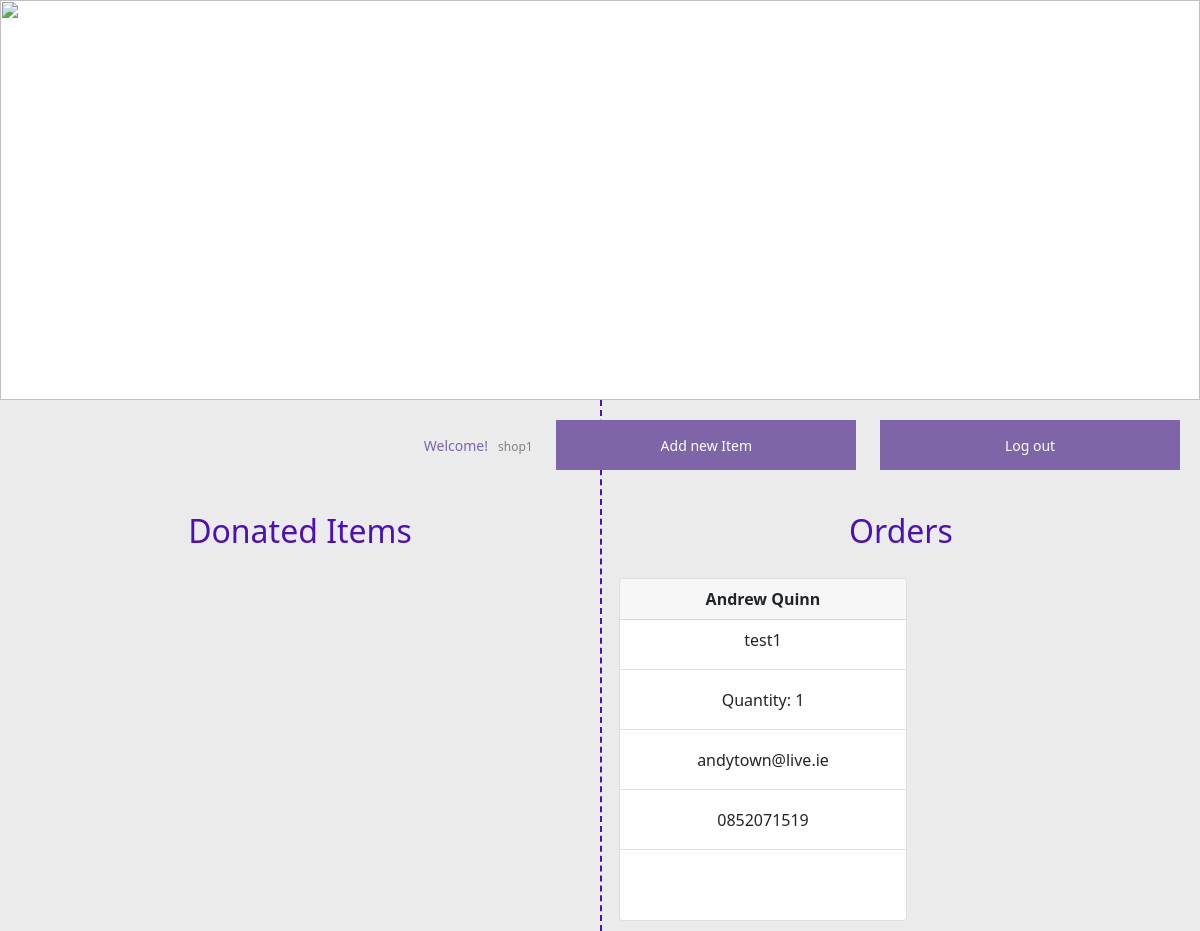
The page /list/item/shop1 on the database its author committed.
### app.py (models this page shows, shortened)
class orders(db.Model):  # username of owner's food that's unique.
    id = db.Column(db.Integer, primary_key=True)
    username = db.Column(db.String(80), nullable=False)
    fullname = db.Column(db.String(120), nullable=False)
    email = db.Column(db.String(100), nullable=False)
    location = db.Column(db.String(200), nullable=False)
    contact = db.Column(db.String(20), nullable=False)
    fooditemid = db.Column(db.Integer, nullable=False)
    quantityoffood = db.Column(db.String(1000), nullable=False)

class deletedfooditems(db.Model):
    id = db.Column(db.Integer, primary_key=True)
    username = db.Column(db.String(80), nullable=False)
    itemName = db.Column(db.String(120), nullable=False)
    expDay = db.Column(db.Integer, nullable=False)
    expMonth = db.Column(db.Integer, nullable=False)
    expYear = db.Column(db.Integer, nullable=False)
    qx = db.Column(db.Integer, nullable=False)

### app.py (the view)
@app.route('/list/item/<username>')
def listitem(username):
    items = {}
    items = fooditem.query.filter_by(username=username).all()
    order = orders.query.filter_by(username=username).all()
    if len(items) == 0:
        items = deletedfooditems.query.filter_by(username=username).all()
    obj = {}
    for item in order:
        try:
            value = fooditem.query.filter_by(
                id=item.fooditemid).first().itemName
        except:
            value = deletedfooditems.query.filter_by(
                id=item.fooditemid).first().itemName
        obj[item.fooditemid] = value
    return render_template("item-list-store.html", usrname=username, items=items, orders=order, foodnames=obj)

### templates/item-list-store.html (shortened to what this page needs)
{% extends 'base.html' %}
{% block body %}
<div class="header-container">
    <img src="/static/images/header.jpg" height="400px" width="100%" alt="">
    <div id="username">Welcome!<label id="usrname">{{usrname}}</label>
        <button class="filledbtn" id="newitembtn">Add new Item</button>
        <button class="filledbtn" id="logOutBtn">Log out</button>
    </div>
</div>
<div class="container-fluid" style="background-color:rgb(235, 235, 235);">
    <div class="row">
        <div class="col-md-6">
            <div class="row mt-5">
                <h2 class="text-center pt-3 mt-5" style="color: rgb(75, 17, 182);">Donated Items</h2>
            </div>
        </div>
        <div class="col-md-6" style="border-left: 2px dashed rgb(75, 17, 182);">
            <div class="row mt-5">
                <h2 class="text-center pt-3 mt-5" style="color: rgb(75, 17, 182);">Orders</h2>
                {% for item in orders %}
                <div class="col-md-6 text-center">
                    <div class="card" style="width: 18rem; margin: 20px 5px 10px 5px;">
                        <div class="card-header">
                            <strong>{{item.fullname}}</strong>
                        </div>
                        <ul class="list-group list-group-flush">
                            <li class="list-group-item"> {{foodnames[item.fooditemid]}}</li>
                            <li class="list-group-item">Quantity: {{item.quantityoffood}}</li>
                            <li class="list-group-item">{{item.email}}</li>
                            <li class="list-group-item">{{item.contact}}</li>
                            <li class="list-group-item">{{item.location}}</li>
                        </ul>
                    </div>
                </div>
                {% endfor %}
            </div>
        </div>
    </div>
</div>
{% endblock %}

### static/css/main.css (style rules this page uses)
body { font-family: Verdana, Geneva, Tahoma, sans-serif; margin: 0px !important; padding: 0px !important; }
* { box-sizing: border-box; }
.header-container { position: relative; height: 400px; width: 100%; }
.row { display: flex; }
.filledbtn { width: 300px; height: 50px; margin: 10px; text-align: center !important; border-style: none; color: white !important; background-color: rgb(125, 101, 168); }
label { display: inline; font-size: 12px; color: gray; margin: 10px; }
#username { text-align: right; font-size: 14px; color: rgb(125, 101, 168); margin: 10px; }
li { position: relative; width: 100%; height: 50px; list-style-type: none; margin-bottom: 10px; border-top: none; border-right: none; border-bottom: 1px gray dotted; border-left: 1px gray dotted; }

### rows shown on the page
orders: fullname "Andrew Quinn", fooditemid.itemName "test1", quantityoffood "1", email "andytown@live.ie", contact "0852071519"

### other values the page prints
{{ usrname }} "shop1"
